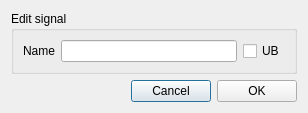
<?xml version="1.0" encoding="UTF-8"?>
<ui version="4.0">
 <class>dialog_selectSignal</class>
 <widget class="QDialog" name="dialog_selectSignal">
  <property name="geometry">
   <rect>
    <x>0</x>
    <y>0</y>
    <width>308</width>
    <height>107</height>
   </rect>
  </property>
  <property name="windowTitle">
   <string>Edit signal</string>
  </property>
  <property name="windowIcon">
   <iconset resource="../../resource.qrc">
    <normaloff>:/icons/setting.svg</normaloff>:/icons/setting.svg</iconset>
  </property>
  <layout class="QGridLayout" name="gridLayout_2">
   <item row="0" column="0">
    <widget class="QGroupBox" name="groupBox">
     <property name="title">
      <string>Edit signal</string>
     </property>
     <layout class="QGridLayout" name="gridLayout">
      <item row="0" column="0">
       <layout class="QHBoxLayout" name="horizontalLayout">
        <item>
         <widget class="QLabel" name="label">
          <property name="text">
           <string>Name</string>
          </property>
         </widget>
        </item>
        <item>
         <widget class="QLineEdit" name="lineEdit_selfDefineSignalName"/>
        </item>
        <item>
         <widget class="QCheckBox" name="checkBox_isUseUB">
          <property name="text">
           <string>UB</string>
          </property>
         </widget>
        </item>
       </layout>
      </item>
     </layout>
    </widget>
   </item>
   <item row="1" column="0">
    <layout class="QHBoxLayout" name="horizontalLayout_4">
     <item>
      <spacer name="horizontalSpacer_2">
       <property name="orientation">
        <enum>Qt::Horizontal</enum>
       </property>
       <property name="sizeHint" stdset="0">
        <size>
         <width>40</width>
         <height>20</height>
        </size>
       </property>
      </spacer>
     </item>
     <item>
      <widget class="QPushButton" name="pushButton_cancel">
       <property name="text">
        <string>Cancel</string>
       </property>
      </widget>
     </item>
     <item>
      <widget class="QPushButton" name="pushButton_ok">
       <property name="text">
        <string>OK</string>
       </property>
      </widget>
     </item>
    </layout>
   </item>
  </layout>
 </widget>
 <resources>
  <include location="../../resource.qrc"/>
 </resources>
 <connections/>
</ui>
